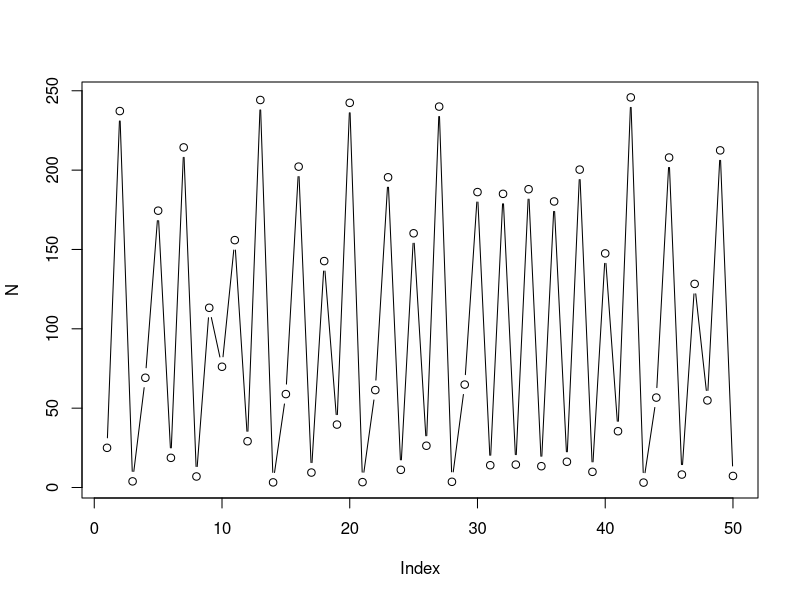

Reproduce this figure in R.
#rm(list=ls())

# initial density (first elements in R start at 1, not 0... :(.... )
N_initial = 25.01

# parameters
r0 = 3 # Try various values to see stable equilibrium, 2-cycles, 4-cycles, etc... chaos
K = 100

# final time
T_final = 50

# Store the results of the simulations in a vector "N"
N = numeric(T_final)

# Set the first value to the first value...
N[1] = N_initial

for(t in 2:T_final){
  N[t] = N[t-1]*exp(r0*(1 - (N[t-1]/K)))
}

plot(N,type="b")
print(N)